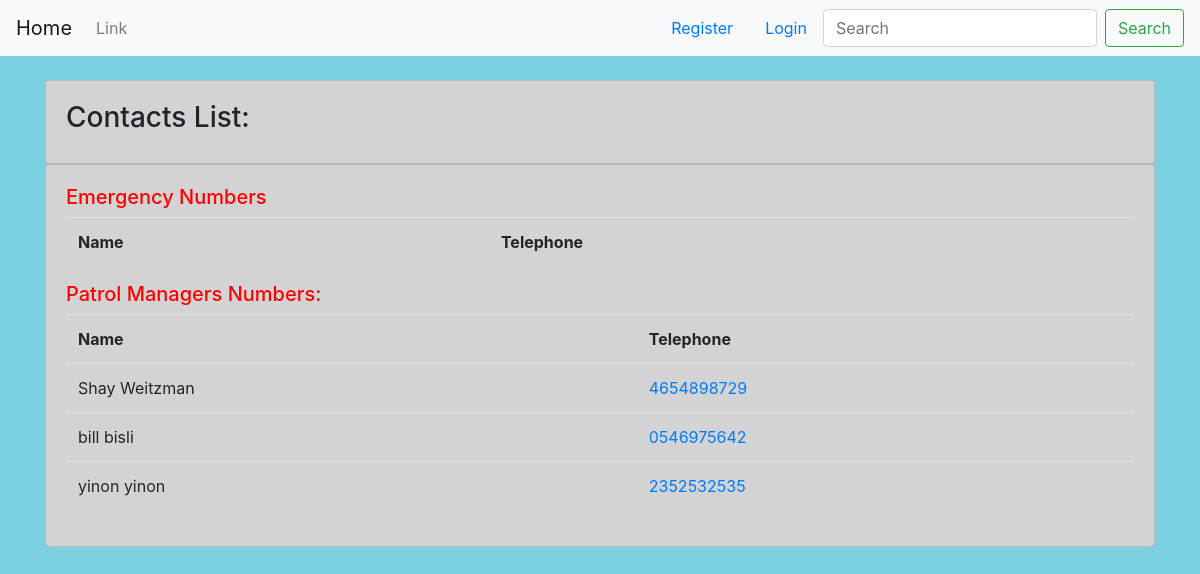
The app's page /ContactManagement/, older data.
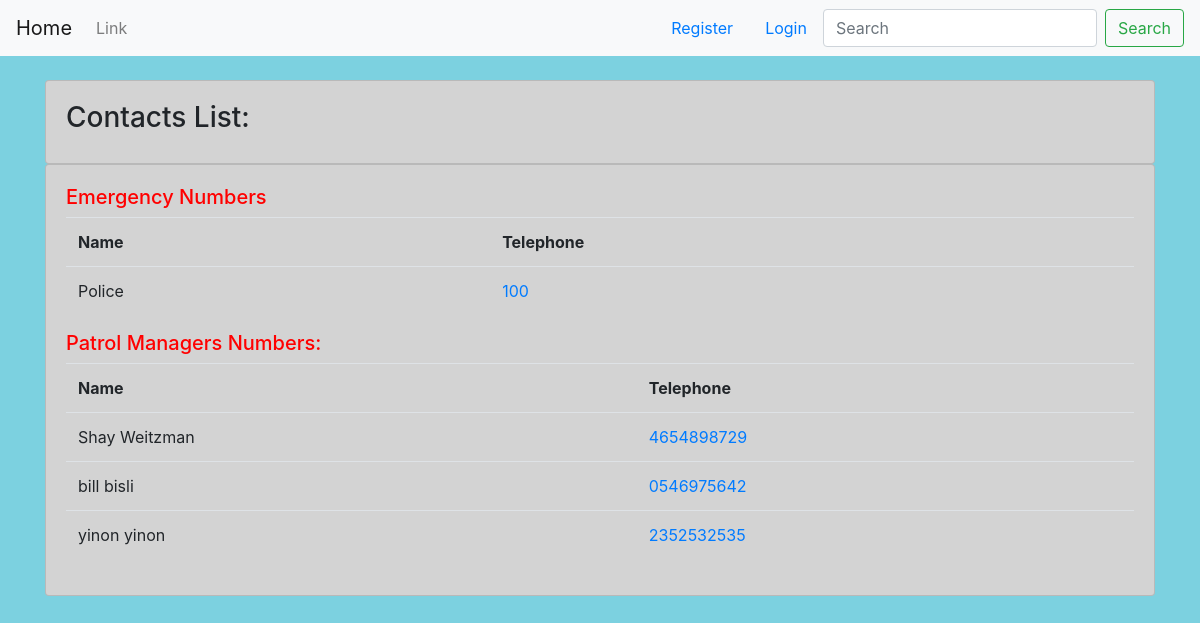
The same page, newer data.
### Authentication/models.py (models this page shows, shortened)
class Parent(models.Model):
    user = models.OneToOneField(User, on_delete=models.CASCADE, related_name='profile')
    type = models.CharField(max_length=50, default='Parent')
    ID_Number = models.CharField(max_length=9, validators=[MinLengthValidator(9)])
    Phone_Number = models.CharField(max_length=10, validators=[MinLengthValidator(10)])
    Birthday = models.DateField(default=datetime.date.today)
    First_Name = models.CharField(validators=[MinLengthValidator(2)], max_length=50)
    Last_Name = models.CharField(validators=[MinLengthValidator(2)], max_length=50)
    models.CharField(max_length=MEDIUM_STRING, choices=get_locations())
    City = models.CharField(default='Beer Sheba', validators=[MinLengthValidator(2)], max_length=50)
    Neighborhood = models.CharField(max_length=MEDIUM_STRING, choices=get_locations())
    is_patrol_manager = models.BooleanField(default=False)

### Contact/models.py (models this page shows, shortened)
class Contact(models.Model):
    name = models.CharField('name', max_length=MEDIUM_STRING)
    telephone = models.CharField('telephone', max_length=MEDIUM_STRING)

### Contact/views.py (the view)
# urls.py: path(r'ContactManagement/', ContactV.contact_management, name='ContactManagement'),
def contact_management(request):
    contacts = Contact.objects.all()
    patrols = Parent.objects.filter(is_patrol_manager=True)
    context = {
        'contacts': contacts,
        'patrols': patrols
    }
    return render(request, 'HomePage/ContactPage.html', context)

### HomePage/templates/HomePage/ContactPage.html (shortened to what this page needs)
{% extends 'base.html' %}
{% block content %}
<!DOCTYPE html>
<html lang="en">
<head>
</head>
<body>
<br>
		<div class="row">
			<div class="col-md">
				<div class="card card-body" id="general">
					<h3>Contacts List:</h3>
				</div>
				<div class="card card-body" id="general">
                    <h5 style="color: red">Emergency Numbers</h5>
					<table class="table">
						<tr>
							<th>Name</th>
							<th>Telephone</th>
						</tr>
                        {% for c in contacts %}
							<tr>
								<td>{{c.name}} </td>
								<td><a href="tel:{{c.telephone}}">{{c.telephone}}</a></td>
							</tr>
						{% endfor %}
					</table>
                <h5 style="color: red">Patrol Managers Numbers:</h5>
                	<table class="table">
						<tr>
							<th>Name</th>
							<th>Telephone</th>
						</tr>
                        {% for p in patrols %}
							<tr>
								<td>{{p.First_Name}} {{p.Last_Name}}</td>
								<td><a href="tel:{{p.Phone_Number}}">{{p.Phone_Number}}</a></td>
							</tr>
						{% endfor %}
					</table>
				</div>
			</div>
		</div>
</body>
</html>
{% endblock %}

Row changes from the older to the newer data that the page shows:
added Contact: name "Police", telephone "100"
